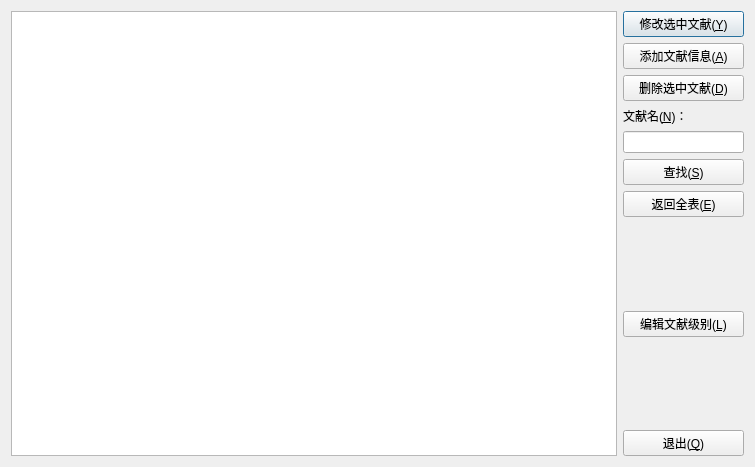
<?xml version="1.0" encoding="UTF-8"?>
<ui version="4.0">
 <class>LetureDlg</class>
 <widget class="QDialog" name="LetureDlg">
  <property name="geometry">
   <rect>
    <x>0</x>
    <y>0</y>
    <width>755</width>
    <height>467</height>
   </rect>
  </property>
  <property name="windowTitle">
   <string>文献信息管理系统</string>
  </property>
  <layout class="QGridLayout" name="gridLayout_2">
   <item row="0" column="0">
    <layout class="QHBoxLayout" name="horizontalLayout" stretch="5,1">
     <item>
      <widget class="QTableView" name="tableView"/>
     </item>
     <item>
      <layout class="QGridLayout" name="gridLayout">
       <item row="0" column="0">
        <widget class="QPushButton" name="pushButton_2">
         <property name="text">
          <string>修改选中文献(&amp;Y)</string>
         </property>
        </widget>
       </item>
       <item row="1" column="0">
        <widget class="QPushButton" name="pushButton_3">
         <property name="text">
          <string>添加文献信息(&amp;A)</string>
         </property>
        </widget>
       </item>
       <item row="2" column="0">
        <widget class="QPushButton" name="pushButton_7">
         <property name="text">
          <string>删除选中文献(&amp;D)</string>
         </property>
        </widget>
       </item>
       <item row="3" column="0">
        <widget class="QLabel" name="label">
         <property name="text">
          <string>文献名(&amp;N)：</string>
         </property>
         <property name="buddy">
          <cstring>lineEdit</cstring>
         </property>
        </widget>
       </item>
       <item row="4" column="0">
        <widget class="QLineEdit" name="lineEdit"/>
       </item>
       <item row="5" column="0">
        <widget class="QPushButton" name="pushButton_8">
         <property name="text">
          <string>查找(&amp;S)</string>
         </property>
        </widget>
       </item>
       <item row="6" column="0">
        <widget class="QPushButton" name="pushButton_9">
         <property name="text">
          <string>返回全表(&amp;E)</string>
         </property>
        </widget>
       </item>
       <item row="7" column="0">
        <spacer name="verticalSpacer">
         <property name="orientation">
          <enum>Qt::Vertical</enum>
         </property>
         <property name="sizeHint" stdset="0">
          <size>
           <width>20</width>
           <height>40</height>
          </size>
         </property>
        </spacer>
       </item>
       <item row="8" column="0">
        <widget class="QPushButton" name="pushButton">
         <property name="text">
          <string>编辑文献级别(&amp;L)</string>
         </property>
        </widget>
       </item>
       <item row="9" column="0">
        <spacer name="verticalSpacer_2">
         <property name="orientation">
          <enum>Qt::Vertical</enum>
         </property>
         <property name="sizeHint" stdset="0">
          <size>
           <width>20</width>
           <height>40</height>
          </size>
         </property>
        </spacer>
       </item>
       <item row="10" column="0">
        <widget class="QPushButton" name="pushButton_4">
         <property name="text">
          <string>退出(&amp;Q)</string>
         </property>
        </widget>
       </item>
      </layout>
     </item>
    </layout>
   </item>
  </layout>
 </widget>
 <tabstops>
  <tabstop>tableView</tabstop>
  <tabstop>pushButton_2</tabstop>
  <tabstop>pushButton_3</tabstop>
  <tabstop>pushButton_7</tabstop>
  <tabstop>pushButton_4</tabstop>
 </tabstops>
 <resources/>
 <connections>
  <connection>
   <sender>pushButton_4</sender>
   <signal>clicked()</signal>
   <receiver>LetureDlg</receiver>
   <slot>accept()</slot>
   <hints>
    <hint type="sourcelabel">
     <x>630</x>
     <y>350</y>
    </hint>
    <hint type="destinationlabel">
     <x>704</x>
     <y>369</y>
    </hint>
   </hints>
  </connection>
 </connections>
</ui>
